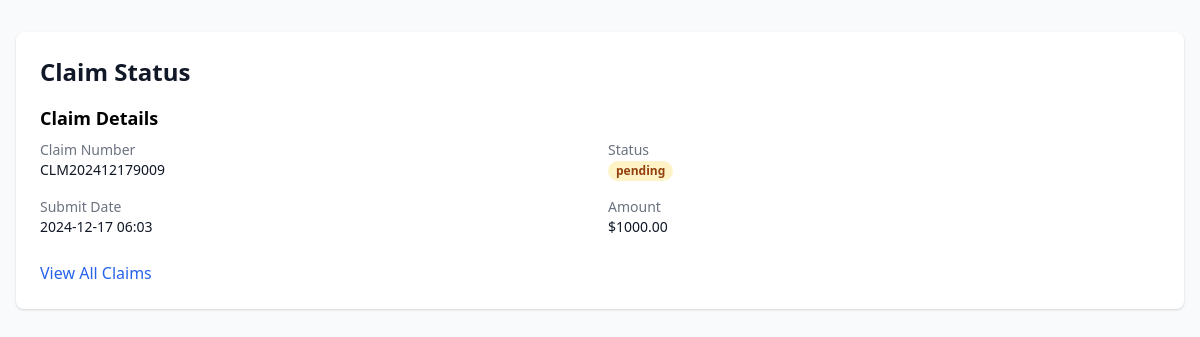
The page /claim_status/2 on the database its author committed.
### app.py (models this page shows, shortened)
class Claim(db.Model):
    __tablename__ = 'claim'
    id = db.Column(db.Integer, primary_key=True)
    claim_number = db.Column(db.String(20), unique=True, nullable=False)
    patient_name = db.Column(db.String(100), nullable=False)
    policy_number = db.Column(db.String(50), nullable=False)
    service_date = db.Column(db.Date, nullable=False)
    service_type = db.Column(db.String(50), nullable=False)
    provider_name = db.Column(db.String(100), nullable=False)
    provider_address = db.Column(db.String(200), nullable=False)
    amount = db.Column(db.Float, nullable=False)
    status = db.Column(db.String(20), default='pending')
    created_at = db.Column(db.DateTime, default=datetime.utcnow)
    updated_at = db.Column(db.DateTime, default=datetime.utcnow, onupdate=datetime.utcnow)

### app.py (the view)
@app.route('/claim_status/<int:claim_id>')
def claim_status(claim_id):
    claim = Claim.query.get_or_404(claim_id)
    return render_template('claim_status.html', claim=claim)

### templates/claim_status.html (shortened to what this page needs)
<!DOCTYPE html>
<html lang="en">
<head>
    <link href="https://cdnjs.cloudflare.com/ajax/libs/tailwindcss/2.2.19/tailwind.min.css" rel="stylesheet">
</head>
<body class="bg-gray-50">
    <div class="max-w-7xl mx-auto px-4 py-8">
        <div class="bg-white shadow rounded-lg p-6">
            <h1 class="text-2xl font-bold text-gray-900 mb-4">Claim Status</h1>
            <div class="mt-4">
                <h2 class="text-lg font-semibold">Claim Details</h2>
                <div class="mt-2 grid grid-cols-2 gap-4">
                    <div>
                        <p class="text-sm font-medium text-gray-500">Claim Number</p>
                        <p class="text-sm text-gray-900">{{ claim.claim_number }}</p>
                    </div>
                    <div>
                        <p class="text-sm font-medium text-gray-500">Status</p>
                        <p class="text-sm">
                            <span class="px-2 inline-flex text-xs leading-5 font-semibold rounded-full
                                {% if claim.status == 'pending' %}bg-yellow-100 text-yellow-800
                                {% elif claim.status == 'approved' %}bg-green-100 text-green-800
                                {% else %}bg-red-100 text-red-800{% endif %}">
                                {{ claim.status }}
                            </span>
                        </p>
                    </div>
                    <div>
                        <p class="text-sm font-medium text-gray-500">Submit Date</p>
                        <p class="text-sm text-gray-900">{{ claim.created_at.strftime('%Y-%m-%d %H:%M') }}</p>
                    </div>
                    <div>
                        <p class="text-sm font-medium text-gray-500">Amount</p>
                        <p class="text-sm text-gray-900">${{ "%.2f"|format(claim.amount) }}</p>
                    </div>
                </div>
            </div>
            <div class="mt-6">
                <a href="{{ url_for('my_claims') }}" class="text-blue-600 hover:text-blue-800">
                    View All Claims
                </a>
            </div>
        </div>
    </div>
</body>
</html>

### rows shown on the page
Claim: claim_number "CLM202412179009", status "pending", created_at "2024-12-17 06:03", amount "1000.00"
